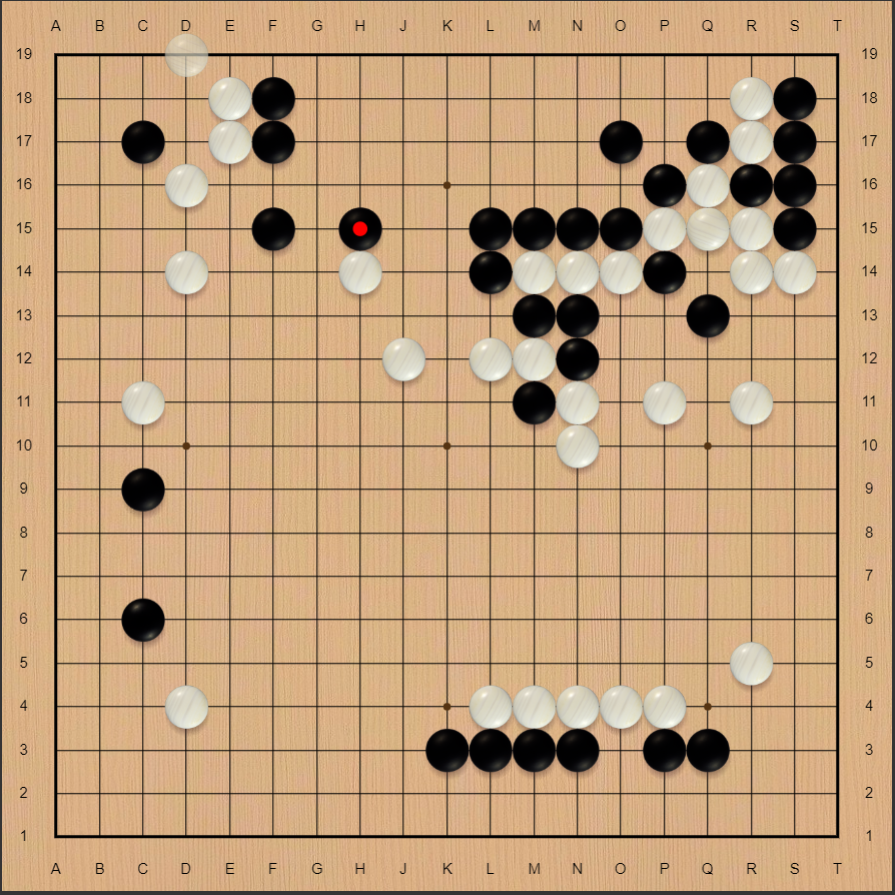
#> input picture pic_all/10-_rId4_2.png, 895 x 895 px; its folder holds only this picture in this run
$ python weiqi_auto.py
#> lines starting #> are read from the running program, lines starting #| are printed output that depends on the picture; after the words box and inside, x2 and y2 are one past the last pixel; in counts of white or black regions, pixels touching at a corner belong together
import cv2
import numpy as np
import os


def find_chessboard(im_edge, im_gray, im_bgr):
    contours, hierarchy = cv2.findContours(im_edge, cv2.RETR_EXTERNAL, cv2.CHAIN_APPROX_SIMPLE)
    area = 0
    rect = None

    for item in contours:
        hull = cv2.convexHull(item)
        epsilon = 0.1 * cv2.arcLength(hull, True)
        approx = cv2.approxPolyDP(hull, epsilon, True)

        if len(approx) == 4 and cv2.isContourConvex(approx):
            ps = np.reshape(approx, (4, 2))
            ps = ps[np.lexsort((ps[:, 0],))]
            lt, lb = ps[:2][np.lexsort((ps[:2, 1],))]
            rt, rb = ps[2:][np.lexsort((ps[2:, 1],))]

            a = cv2.contourArea(approx)
            if a > area:
                area = a
                rect = (lt-9, lb-9, rt-9, rb-9) #调整目标角点的位置

    if rect is not None:
        pts1 = np.float32([(10, 10), (10, 650), (650, 10), (650, 650)])
        pts2 = np.float32(rect)
        m = cv2.getPerspectiveTransform(pts2, pts1)
        board_gray = cv2.warpPerspective(im_gray, m, (680, 680)) #这里我将画面改大，适应你的图像
        board_bgr = cv2.warpPerspective(im_bgr, m, (680, 680))
        return board_gray, board_bgr
    else:
        return None

def location_grid(board_gray, board_bgr):
    try:
        if board_gray is None:
            return None, None

        circles = cv2.HoughCircles(board_gray, cv2.HOUGH_GRADIENT, 1, 20, param1=90, param2=16, minRadius=10,
                                   maxRadius=20)

        if circles is not None:
            xs, ys = circles[0, :, 0], circles[0, :, 1]
            xs.sort()
            ys.sort()

            k = 1
            while xs[k] - xs[:k].mean() < 15:
                k += 1
            x_min = int(round(xs[:k].mean()))

            k = 1
            while ys[k] - ys[:k].mean() < 15:
                k += 1
            y_min = int(round(ys[:k].mean()))

            k = -1
            while xs[k:].mean() - xs[k - 1] < 15:
                k -= 1
            x_max = int(round(xs[k:].mean()))

            k = -1
            while ys[k:].mean() - ys[k - 1] < 15:
                k -= 1
            y_max = int(round(ys[k:].mean()))

            if abs(600 - (x_max - x_min)) < abs(600 - (y_max - y_min)):
                v_min, v_max = x_min, x_max
            else:
                v_min, v_max = y_min, y_max

            pts1 = np.float32([[22, 22], [22, 598], [598, 22], [598, 598]])  # 棋盘四个角点的最终位置
            pts2 = np.float32([(v_min, v_min), (v_min, v_max), (v_max, v_min), (v_max, v_max)])
            m = cv2.getPerspectiveTransform(pts2, pts1)
            board_gray = cv2.warpPerspective(board_gray, m, (620, 620))
            board_bgr = cv2.warpPerspective(board_bgr, m, (620, 620))

            return board_gray, board_bgr
    except Exception as e:
        print("An error occurred in location_grid:", str(e))
        return None, None

    return None, None


def identify_chessman(board_gray, board_bgr):
    try:
        if board_gray is None:
            return None

        # 定义棋盘上每个格子的行列坐标
        mesh = np.linspace(22, 598, 19, dtype=np.int_)
        rows, cols = np.meshgrid(mesh, mesh)

        # 使用霍夫圆变换检测图像中的圆
        circles = cv2.HoughCircles(board_gray,
                                   cv2.HOUGH_GRADIENT, 1,
                                   20, param1=40, param2=10,
                                   minRadius=12,
                                   maxRadius=18)
        circles = np.uint32(np.around(circles[0]))

        # 创建相位图，用于标识棋盘上的棋子
        phase = np.zeros_like(rows, dtype=np.uint8)
        im_hsv = cv2.cvtColor(board_bgr,
                              cv2.COLOR_BGR2HSV_FULL)

        # 遍历检测到的圆
        for circle in circles:
            row = int(round((circle[1] - 22) / 32))  # 计算行坐标
            col = int(round((circle[0] - 22) / 32))  # 计算列坐标

            # 提取圆周围区域的HSV颜色信息
            hsv_ = im_hsv[
                   cols[row, col] - 5:cols[row, col] + 5,
                   rows[row, col] - 5:rows[row, col] + 5]
            s = np.mean(hsv_[:, :, 1])  # 平均饱和度
            v = np.mean(hsv_[:, :, 2])  # 平均亮度

            # 根据颜色信息判断棋子的相位
            if 0 < v < 130:  #######这里我调高了，用于更好的检测白子
                phase[row, col] = 1  # 亮棋子相位
            elif 0 < s < 50 and 114 < v < 256:
                phase[row, col] = 2  # 暗棋子相位

        return phase
    except Exception as e:
        print("发生错误:", str(e))
        return None

def process_chessboard_image(pic_file, offset=3.75):
#> called with pic_file = './pic_all/10-_rId4_2.png', offset = 3.75
    im_bgr = cv2.imread(pic_file)
#> im_bgr is the input picture: shape (895, 895, 3); mean B, G, R 123.5, 159.9, 193.5
    im_gray = cv2.cvtColor(im_bgr, cv2.COLOR_BGR2GRAY)
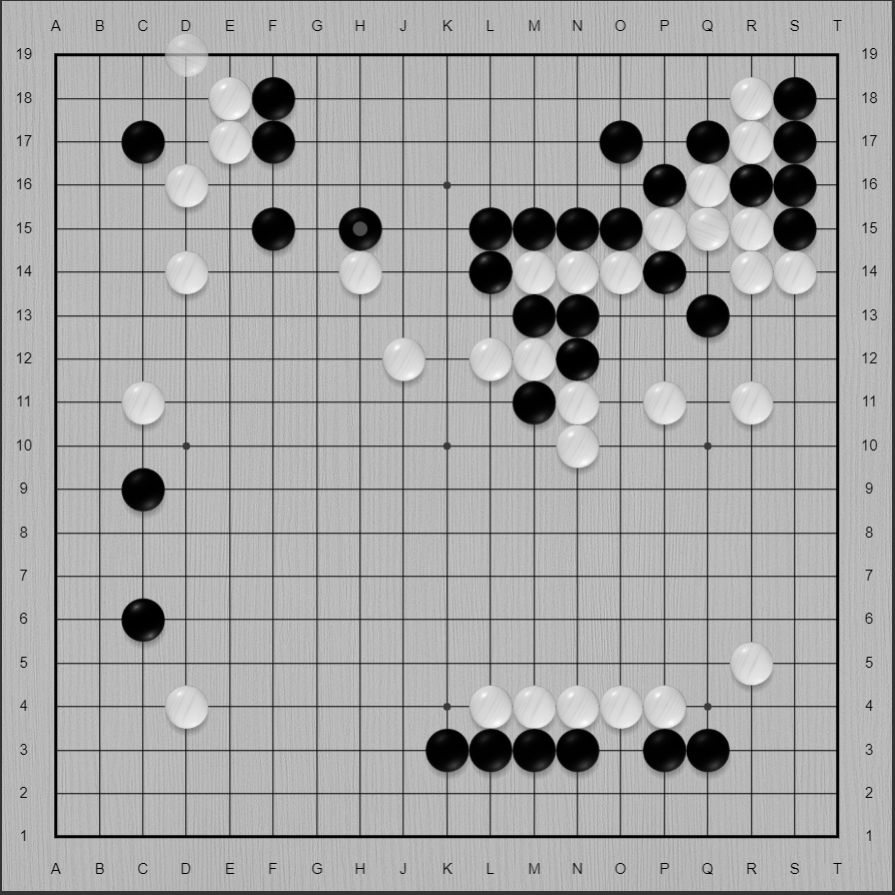
#> im_gray: shape (895, 895); min 0, max 252, mean 165.8
    im_gray = cv2.GaussianBlur(im_gray, (3, 3), 0)
    im_edge = cv2.Canny(im_gray, 30, 50)# 使用Canny边缘检测算法获取边缘图像
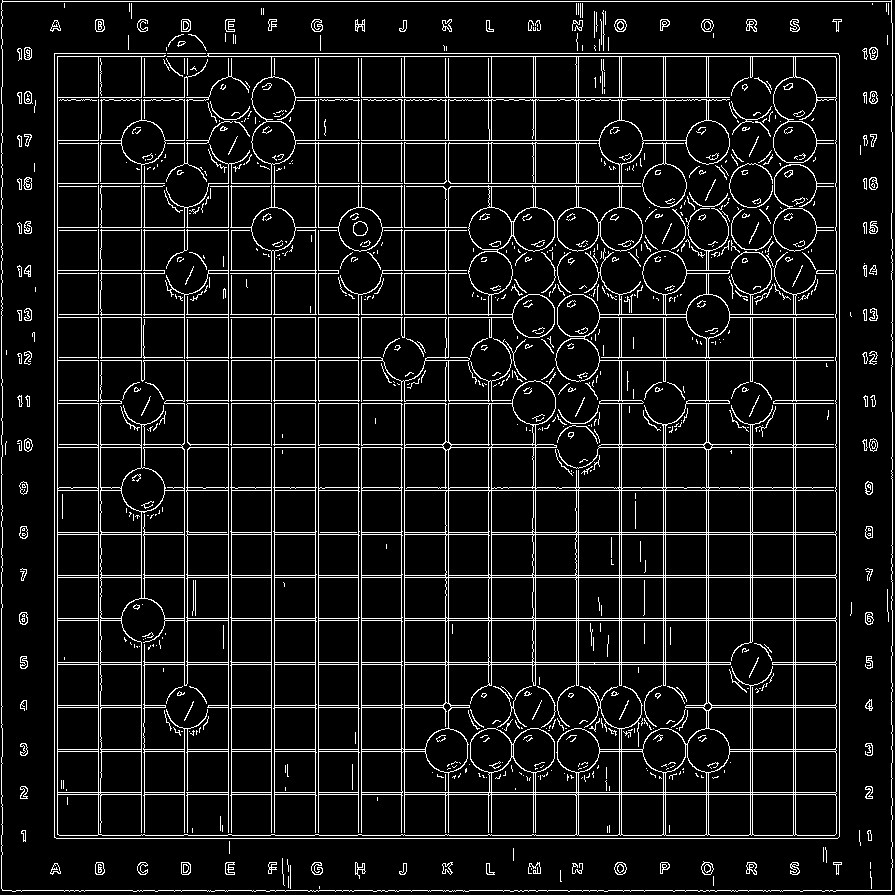
#> im_edge: shape (895, 895); 8.9% white in thin lines or dots

    board_gray, board_bgr = find_chessboard(im_edge, im_gray, im_bgr)
#> in find_chessboard, `contours, hierarchy = cv2.findContours(im_edge, cv2.RETR_EXTERNAL, cv2..`: contours = 1 contour; box (x1, y1, x2, y2) and area: (1, 0, 893, 892) 791548
#> the loop in find_chessboard, `for item in contours:` made 1 pass
#> (epsilon, approx, ps, a, area, rect) on pass 1: (355.9, [[891, 0], [891, 890], [2, 890], [2, 0]], [[2, 890], [2, 0], [891, 0], [891, 890]], 791210, 791210, ([-7, -9], [-7, 881], [882, -9], [882, 881]))
#> after the loop in find_chessboard, `for item in contours:`: area = 791210
#> in find_chessboard, `pts2 = np.float32(rect)`: pts2 = [[-7, -9], [-7, 881], [882, -9], [882, 881]]
#> in find_chessboard, `m = cv2.getPerspectiveTransform(pts2, pts1)`: m = [[0.72, 0, 15.04], [-6.03e-18, 0.719, 16.47], [-2e-19, 0, 1]]
#> in find_chessboard, `board_gray = cv2.warpPerspective(im_gray, m, (680, 680))`:
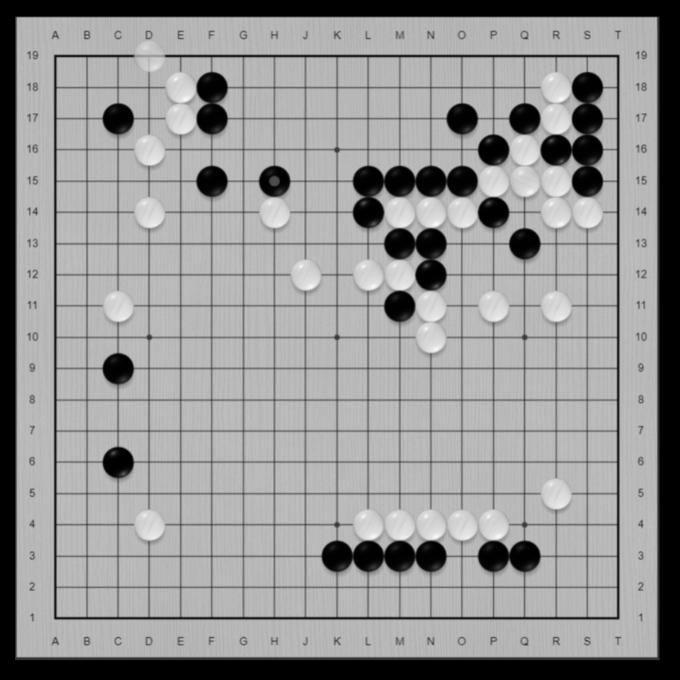
#> board_gray: shape (680, 680); min 0, max 249, mean 148.7
#> in find_chessboard, `board_bgr = cv2.warpPerspective(im_bgr, m, (680, 680))`:
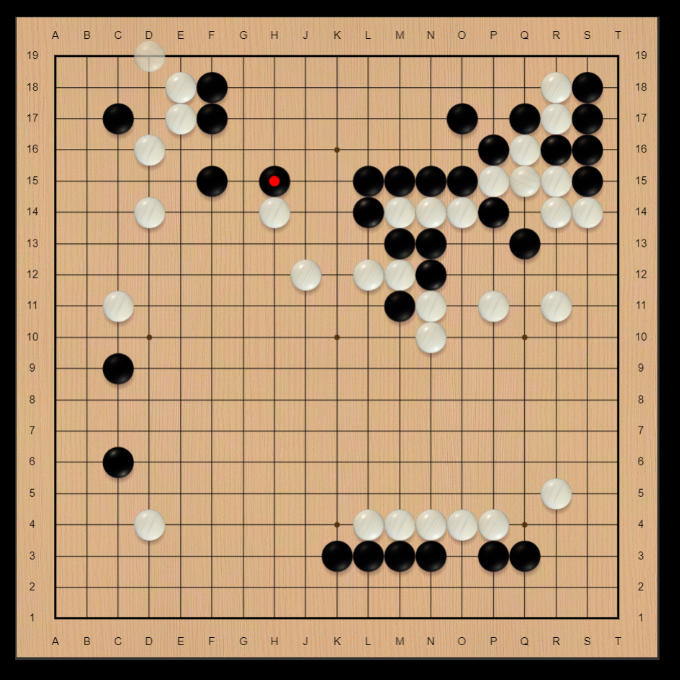
#> board_bgr: shape (680, 680, 3); mean B, G, R 110.8, 143.4, 173.5
    #board_gray, board_bgr = im_gray, im_bgr
    if board_gray is None:
        return None, None, None

    board_gray, board_bgr = location_grid(board_gray, board_bgr)
#> in location_grid, `circles = cv2.HoughCircles(board_gray, cv2.HOUGH_GRADIENT, 1, 20, para..`: circles = 64 rows, first 8: [117.5, 118.5, 15.8], [117.5, 368.5, 15.8], [555.5, 149.5, 15.8], [117.5, 462.5, 15.9], [211.5, 181.5, 15.9], [430.5, 555.5, 16], [399.5, 243.5, 16], [399.5, 305.5, 16]
#> in location_grid, `xs, ys = circles[0, :, 0], circles[0, :, 1]`: xs = 64 values, max 587.5 at index 38, min 117.5 at index 0, mean 399.9; ys = 64 values, max 555.5 at index 5, min 57.5 at index 63, mean 269
#> the loop in location_grid, `while xs[k] - xs[:k].mean() < 15:` made 3 passes
#> after the loop in location_grid, `while xs[k] - xs[:k].mean() < 15:`: k = 4
#> in location_grid, `x_min = int(round(xs[:k].mean()))`: x_min = 118
#> after the loop in location_grid, `while ys[k] - ys[:k].mean() < 15:`: k = 1
#> in location_grid, `y_min = int(round(ys[:k].mean()))`: y_min = 58
#> the loop in location_grid, `while xs[k:].mean() - xs[k - 1] < 15:` made 4 passes
#> k on passes 1 to 4: -2, -3, -4, -5
#> after the loop in location_grid, `while xs[k:].mean() - xs[k - 1] < 15:`: k = -5
#> in location_grid, `x_max = int(round(xs[k:].mean()))`: x_max = 587
#> the loop in location_grid, `while ys[k:].mean() - ys[k - 1] < 15:` made 5 passes
#> after the loop in location_grid, `while ys[k:].mean() - ys[k - 1] < 15:`: k = -6
#> in location_grid, `y_max = int(round(ys[k:].mean()))`: y_max = 556
#> in location_grid, `v_min, v_max = y_min, y_max`: v_min = 58; v_max = 556
#> in location_grid, `pts2 = np.float32([(v_min, v_min), (v_min, v_max), (v_max, v_min), (v_..`: pts2 = [[58, 58], [58, 556], [556, 58], [556, 556]]
#> in location_grid, `m = cv2.getPerspectiveTransform(pts2, pts1)`: m = [[1.16, -1.27e-18, -45.08], [-3e-17, 1.16, -45.08], [-1.98e-19, -2.48e-20, 1]]
#> in location_grid, `board_gray = cv2.warpPerspective(board_gray, m, (620, 620))`:
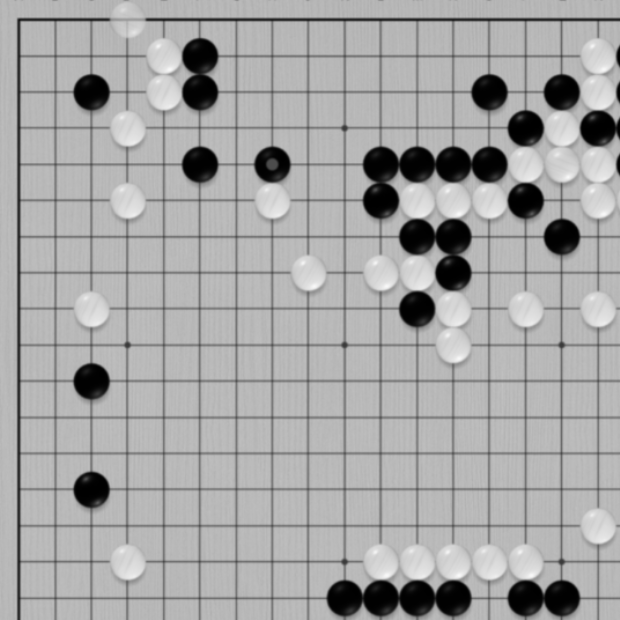
#> board_gray: shape (620, 620); min 0, max 249, mean 165.4
#> in location_grid, `board_bgr = cv2.warpPerspective(board_bgr, m, (620, 620))`:
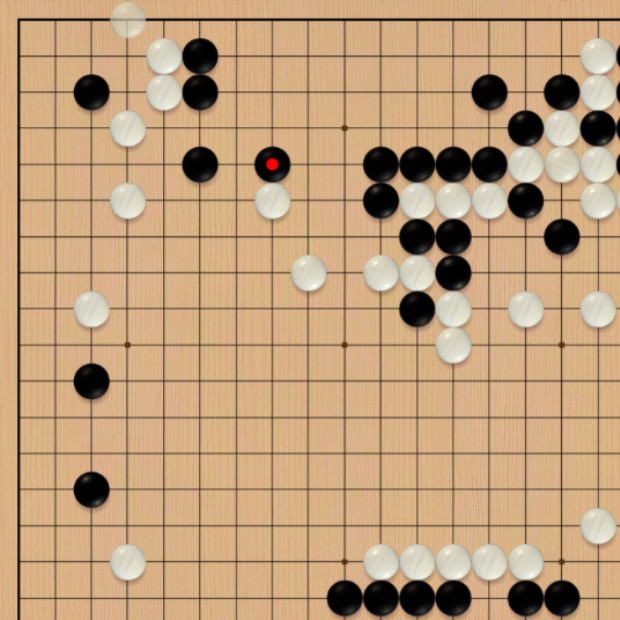
#> board_bgr: shape (620, 620, 3); mean of channels 0, 1, 2 124.2, 159.7, 192.1; drawn as B, G, R
    phase = identify_chessman(board_gray, board_bgr)
#> in identify_chessman, `circles = cv2.HoughCircles(board_gray, cv2.HOUGH_GRADIENT, 1, 20, para..`: circles = 84 rows, first 8: [127.5, 200.5, 17.4], [561.5, 597.5, 17.4], [452.5, 272.5, 17.4], [489.5, 164.5, 17.4], [561.5, 92.5, 17.4], [199.5, 164.5, 17.4], [380.5, 200.5, 17.4], [489.5, 200.5, 17.4]
#> in identify_chessman, `circles = np.uint32(np.around(circles[0]))`: circles = 84 rows, first 8: [128, 200, 17], [562, 598, 17], [452, 272, 17], [490, 164, 17], [562, 92, 17], [200, 164, 17], [380, 200, 17], [490, 200, 17]
#> in identify_chessman, `im_hsv = cv2.cvtColor(board_bgr, cv2.COLOR_BGR2HSV_FULL)`: im_hsv: shape (620, 620, 3); mean H, S, V 30.1, 90.2, 192.1
#> the loop in identify_chessman, `for circle in circles:` made 84 passes
#> (circle, row, col, s, v) on passes 1 to 12: ([128, 200, 17], 6, 3, 41.87, 203.8), ([562, 598, 17], 18, 17, 102.8, 2.24), ([452, 272, 17], 8, 13, 123.9, 68.74), ([490, 164, 17], 4, 15, 92.91, 148.2), ([562, 92, 17], 2, 17, 105.7, 2.92), ([200, 164, 17], 4, 6, 96.73, 167.8), ([380, 200, 17], 6, 11, 93.81, 42.63), ([490, 200, 17], 6, 15, 63.69, 207), ([92, 308, 17], 9, 2, 23.52, 216.8), ([200, 56, 17], 1, 6, 128.8, 27), ([416, 236, 17], 7, 12, 103.6, 31.68), ([416, 164, 17], 4, 12, 87.8, 137.6)
#> (row, col, s, v) on passes 61, 79, 81: (17, 16, 19.06, 219.5), (2, 6, 140.2, 51.22), (6, 18, 17.81, 221.7)
    return board_gray, board_bgr, phase

if __name__ == '__main__':
    matrix_list = []  #用来放生成的矩阵，这个就是总矩阵列表
    # 构建目标文件夹路径
    target_folder = "./pic_all/"

    # 获取目标文件夹中的所有文件名，并按照文件名的开头数字顺序排序
    file_names = os.listdir(target_folder)

    # 自定义的排序键函数，提取文件名中的开头数字作为排序依据
    def sort_key(filename):
        # 提取文件名中的开头数字，例如 "1-1" 中的 "1"
        return int(filename.split('_')[0].split('-')[0])

    # 根据排序键函数对文件名进行排序
    sorted_file_names = sorted(file_names, key=sort_key)

    # 根据排序后的文件名构建路径列表
    image_paths = [os.path.join(target_folder, filename) for
                   filename in sorted_file_names]
    # 打印路径列表
    #for path in image_paths:
        #print(path)

    for path in image_paths:
        print(path)
        _,_,phase=process_chessboard_image(path, offset=3.75)
        if phase is None:
            continue
        print(phase)
#| [[0 0 0 2 0 0 0 0 0 0 0 0 0 0 0 0 0 0 0]
#|  [0 0 0 0 2 0 1 0 0 0 0 0 0 0 0 0 0 0 2]
#|  [0 0 1 0 2 0 1 0 0 0 0 0 0 0 0 1 0 1 2]
#|  [0 0 0 2 0 0 0 0 0 0 0 0 0 0 0 0 1 2 1]
#|  [0 0 0 0 0 0 0 0 1 0 0 1 0 0 0 0 2 2 2]
#|  [0 0 0 0 0 0 0 0 0 0 0 0 0 0 0 0 0 0 0]
#|  [0 0 0 2 0 0 0 0 2 0 0 1 0 0 0 0 1 0 2]
#|  [0 0 0 0 0 0 0 0 0 0 0 0 1 1 0 0 0 1 0]
#|  [0 0 0 0 0 0 0 0 0 2 0 2 2 1 0 0 0 0 0]
#|  [0 0 2 0 0 0 0 0 0 0 0 0 1 0 0 0 2 0 2]
#|  [0 0 0 0 0 0 0 0 0 0 0 0 0 0 0 0 0 0 0]
#|  [0 0 1 0 0 0 0 0 0 0 0 0 0 0 0 0 0 0 0]
#> (further printed lines are left out)
        matrix_list.append(phase)
# 将二维矩阵列表转换为一个大的二维数组
combined_matrix = np.concatenate(matrix_list, axis=1)
# 指定CSV文件路径
csv_file_path = 'combined_matrices.csv'

# 逐个保存每个矩阵到CSV文件，并添加空白行
with open(csv_file_path, 'w') as f:
    for index,matrix in enumerate(matrix_list):
        np.savetxt(f, matrix, delimiter=',', fmt='%d')
        f.write(f"第{index}个矩阵")  # 添加空白行和矩阵名
        f.write('\n')
        f.write('\n')
#> this loop made 1 pass
print("保存成功！")
